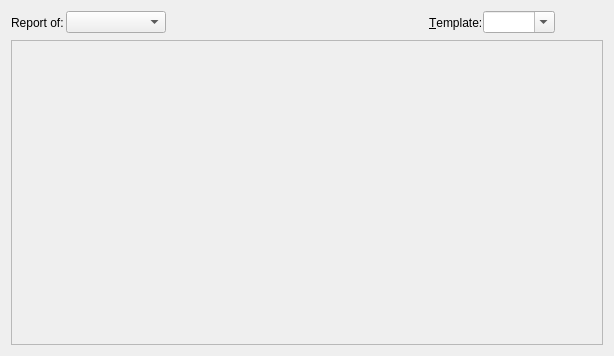
<?xml version="1.0" encoding="UTF-8"?>
<ui version="4.0">
 <author>
SPDX-FileCopyrightText: 2024 S. MANKOWSKI stephane@mankowski.fr
SPDX-FileCopyrightText: 2024 G. DE BURE support@mankowski.fr
SPDX-License-Identifier: GPL-3.0-or-later
 </author>      
 <class>skgmonthlyplugin_base</class>
 <widget class="QWidget" name="skgmonthlyplugin_base">
  <property name="geometry">
   <rect>
    <x>0</x>
    <y>0</y>
    <width>614</width>
    <height>356</height>
   </rect>
  </property>
  <layout class="QVBoxLayout" name="verticalLayout">
   <item>
    <layout class="QHBoxLayout" name="horizontalLayout">
     <property name="spacing">
      <number>2</number>
     </property>
     <item>
      <widget class="QLabel" name="label">
       <property name="text">
        <string comment="Will be followed by a month on which the report will be built">Report of:</string>
       </property>
       <property name="buddy">
        <cstring>kMonth</cstring>
       </property>
      </widget>
     </item>
     <item>
      <widget class="SKGSimplePeriodEdit" name="kMonth">
       <property name="minimumSize">
        <size>
         <width>100</width>
         <height>0</height>
        </size>
       </property>
       <property name="toolTip">
        <string>Month of the report</string>
       </property>
       <property name="statusTip">
        <string>Month of the report</string>
       </property>
       <property name="sizeAdjustPolicy">
        <enum>QComboBox::AdjustToContents</enum>
       </property>
      </widget>
     </item>
     <item>
      <widget class="QToolButton" name="kRefresh">
       <property name="toolTip">
        <string>Refresh the monthly report</string>
       </property>
       <property name="statusTip">
        <string>Refresh the monthly report</string>
       </property>
       <property name="autoRaise">
        <bool>true</bool>
       </property>
      </widget>
     </item>
     <item>
      <spacer name="horizontalSpacer">
       <property name="orientation">
        <enum>Qt::Horizontal</enum>
       </property>
       <property name="sizeHint" stdset="0">
        <size>
         <width>40</width>
         <height>20</height>
        </size>
       </property>
      </spacer>
     </item>
     <item>
      <widget class="QLabel" name="label_2">
       <property name="text">
        <string>&amp;Template:</string>
       </property>
       <property name="buddy">
        <cstring>kTemplate</cstring>
       </property>
      </widget>
     </item>
     <item>
      <widget class="SKGSimplePeriodEdit" name="kTemplate">
       <property name="toolTip">
        <string>The template to use</string>
       </property>
       <property name="statusTip">
        <string>The template to use</string>
       </property>
       <property name="editable">
        <bool>true</bool>
       </property>
      </widget>
     </item>
     <item>
      <widget class="QToolButton" name="kDeleteTemplate">
       <property name="maximumSize">
        <size>
         <width>22</width>
         <height>22</height>
        </size>
       </property>
       <property name="toolTip">
        <string>Delete the selected source</string>
       </property>
       <property name="statusTip">
        <string>Delete the selected source</string>
       </property>
       <property name="text">
        <string/>
       </property>
       <property name="autoRaise">
        <bool>true</bool>
       </property>
      </widget>
     </item>
     <item>
      <widget class="QToolButton" name="kGetNewHotStuff">
       <property name="maximumSize">
        <size>
         <width>22</width>
         <height>22</height>
        </size>
       </property>
       <property name="toolTip">
        <string>Get more templates</string>
       </property>
       <property name="statusTip">
        <string>Get more templates</string>
       </property>
       <property name="text">
        <string/>
       </property>
       <property name="autoRaise">
        <bool>true</bool>
       </property>
      </widget>
     </item>
    </layout>
   </item>
   <item>
    <widget class="QFrame" name="frame">
     <property name="frameShape">
      <enum>QFrame::StyledPanel</enum>
     </property>
     <property name="frameShadow">
      <enum>QFrame::Raised</enum>
     </property>
     <layout class="QGridLayout" name="gridLayout">
      <property name="leftMargin">
       <number>0</number>
      </property>
      <property name="topMargin">
       <number>0</number>
      </property>
      <property name="rightMargin">
       <number>0</number>
      </property>
      <property name="bottomMargin">
       <number>0</number>
      </property>
      <property name="spacing">
       <number>2</number>
      </property>
      <item row="0" column="0">
       <widget class="SKGWebView" name="kWebView"/>
      </item>
     </layout>
    </widget>
   </item>
  </layout>
 </widget>
 <customwidgets>
  <customwidget>
   <class>QWebView</class>
   <extends>QWidget</extends>
  </customwidget>
  <customwidget>
   <class>SKGComboBox</class>
   <extends>QComboBox</extends>
   <header>skgcombobox.h</header>
  </customwidget>
  <customwidget>
   <class>SKGWebView</class>
   <header>skgwebview.h</header>
  </customwidget>
  <customwidget>
   <class>SKGSimplePeriodEdit</class>
   <extends>SKGComboBox</extends>
   <header>skgsimpleperiodedit.h</header>
  </customwidget>
 </customwidgets>
 <tabstops>
  <tabstop>kMonth</tabstop>
  <tabstop>kRefresh</tabstop>
  <tabstop>kTemplate</tabstop>
  <tabstop>kWebView</tabstop>
 </tabstops>
 <resources/>
 <connections/>
 <slots>
  <slot>onPrint()</slot>
  <slot>onGetNewHotStuff()</slot>
  <slot>onDeleteTemplate()</slot>
  <slot>onAddTemplate()</slot>
  <slot>onTemplateChanged()</slot>
  <slot>onPeriodChanged()</slot>
 </slots>
</ui>
